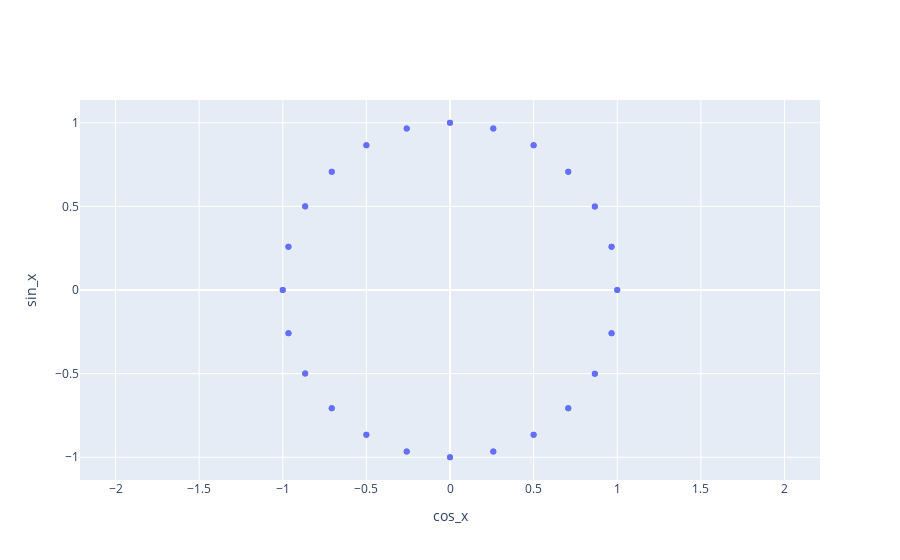

The code cell stored with this chart in its notebook:
### Code cell
import pandas as pd
import numpy as np
from datetime import date,datetime
import requests
import json
from config import *
import matplotlib.pyplot as plt 
df = pd.read_csv(processed_data_dir + "merged.csv")
import plotly.graph_objects as go
fig = go.Figure()

# We use [::24] to extract only 60 rows from the 1440
fig.add_trace(go.Scatter(x=df["Day cos"][:48], y=df["Day sin"][:48], mode="markers"))

fig.update_layout(xaxis = dict(title="cos_x"),
                  yaxis = dict(title="sin_x", scaleanchor = "x", scaleratio = 1))

fig.show()

### Figure 1 — Plotly figure (JSON) as saved in the notebook; plotly's stock layout.template omitted (floating-point values rounded to 4 significant figures)
{"data": [{"mode": "markers", "type": "scatter", "x": [0.9659, 0.866, 0.7071, 0.5, 0.2588, 1.229e-11, -0.2588, -0.5, -0.7071, -0.866, -0.9659, -1, -0.9659, -0.866, -0.7071, -0.5, -0.2588, -2.861e-12, 0.2588, 0.5, 0.7071, 0.866, 0.9659, 1, 0.9659, 0.866, 0.7071, 0.5, 0.2588, 7.987e-12, -0.2588, -0.5, -0.7071, -0.866, -0.9659, -1, -0.9659, -0.866, -0.7071, -0.5, -0.2588, -1.311e-11, 0.2588, 0.5, 0.7071, 0.866, 0.9659, 1], "y": [0.2588, 0.5, 0.7071, 0.866, 0.9659, 1, 0.9659, 0.866, 0.7071, 0.5, 0.2588, 2.974e-13, -0.2588, -0.5, -0.7071, -0.866, -0.9659, -1, -0.9659, -0.866, -0.7071, -0.5, -0.2588, -5.424e-12, 0.2588, 0.5, 0.7071, 0.866, 0.9659, 1, 0.9659, 0.866, 0.7071, 0.5, 0.2588, 1.055e-11, -0.2588, -0.5, -0.7071, -0.866, -0.9659, -1, -0.9659, -0.866, -0.7071, -0.5, -0.2588, -1.126e-12]}], "layout": {"xaxis": {"title": {"text": "cos_x"}}, "yaxis": {"scaleanchor": "x", "scaleratio": 1, "title": {"text": "sin_x"}}}}
